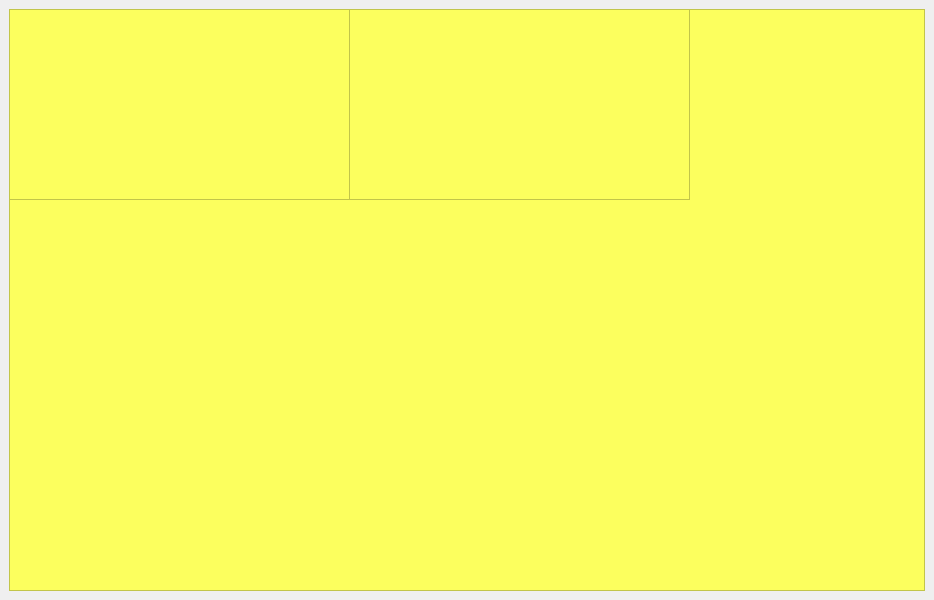
<?xml version="1.0" encoding="UTF-8"?>
<ui version="4.0">
 <class>MainWindow</class>
 <widget class="QMainWindow" name="MainWindow">
  <property name="geometry">
   <rect>
    <x>0</x>
    <y>0</y>
    <width>934</width>
    <height>600</height>
   </rect>
  </property>
  <property name="windowTitle">
   <string>MainWindow</string>
  </property>
  <widget class="QWidget" name="centralwidget">
   <layout class="QVBoxLayout" name="verticalLayout">
    <item>
     <widget class="QFrame" name="frame">
      <property name="styleSheet">
       <string notr="true">background-color: rgb(252, 255, 94);</string>
      </property>
      <property name="frameShape">
       <enum>QFrame::StyledPanel</enum>
      </property>
      <property name="frameShadow">
       <enum>QFrame::Raised</enum>
      </property>
      <widget class="QFrame" name="frame_2">
       <property name="geometry">
        <rect>
         <x>0</x>
         <y>0</y>
         <width>341</width>
         <height>191</height>
        </rect>
       </property>
       <property name="frameShape">
        <enum>QFrame::StyledPanel</enum>
       </property>
       <property name="frameShadow">
        <enum>QFrame::Raised</enum>
       </property>
      </widget>
      <widget class="QFrame" name="frame_3">
       <property name="geometry">
        <rect>
         <x>340</x>
         <y>0</y>
         <width>341</width>
         <height>191</height>
        </rect>
       </property>
       <property name="frameShape">
        <enum>QFrame::StyledPanel</enum>
       </property>
       <property name="frameShadow">
        <enum>QFrame::Raised</enum>
       </property>
      </widget>
     </widget>
    </item>
   </layout>
  </widget>
 </widget>
 <resources/>
 <connections/>
</ui>
